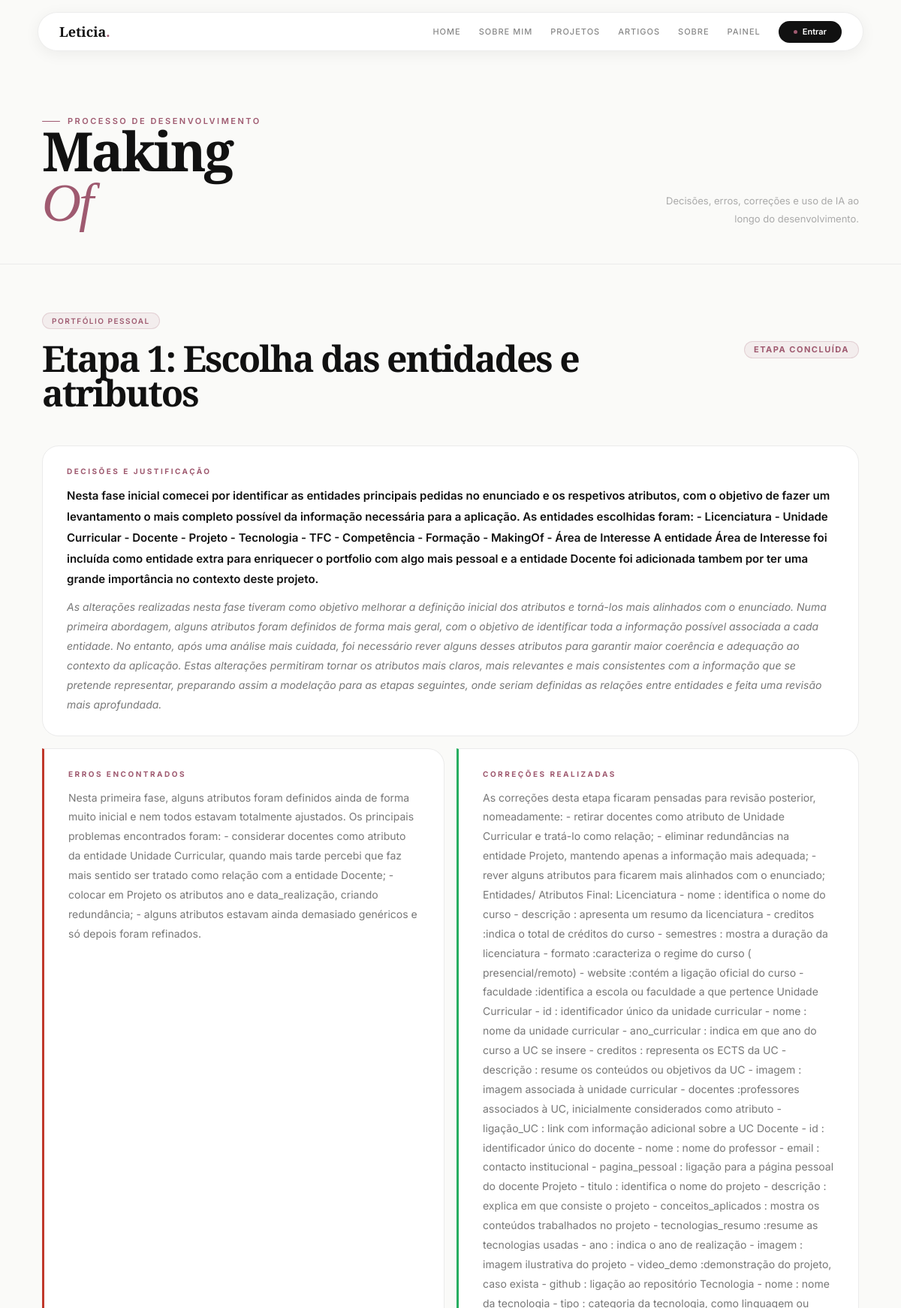
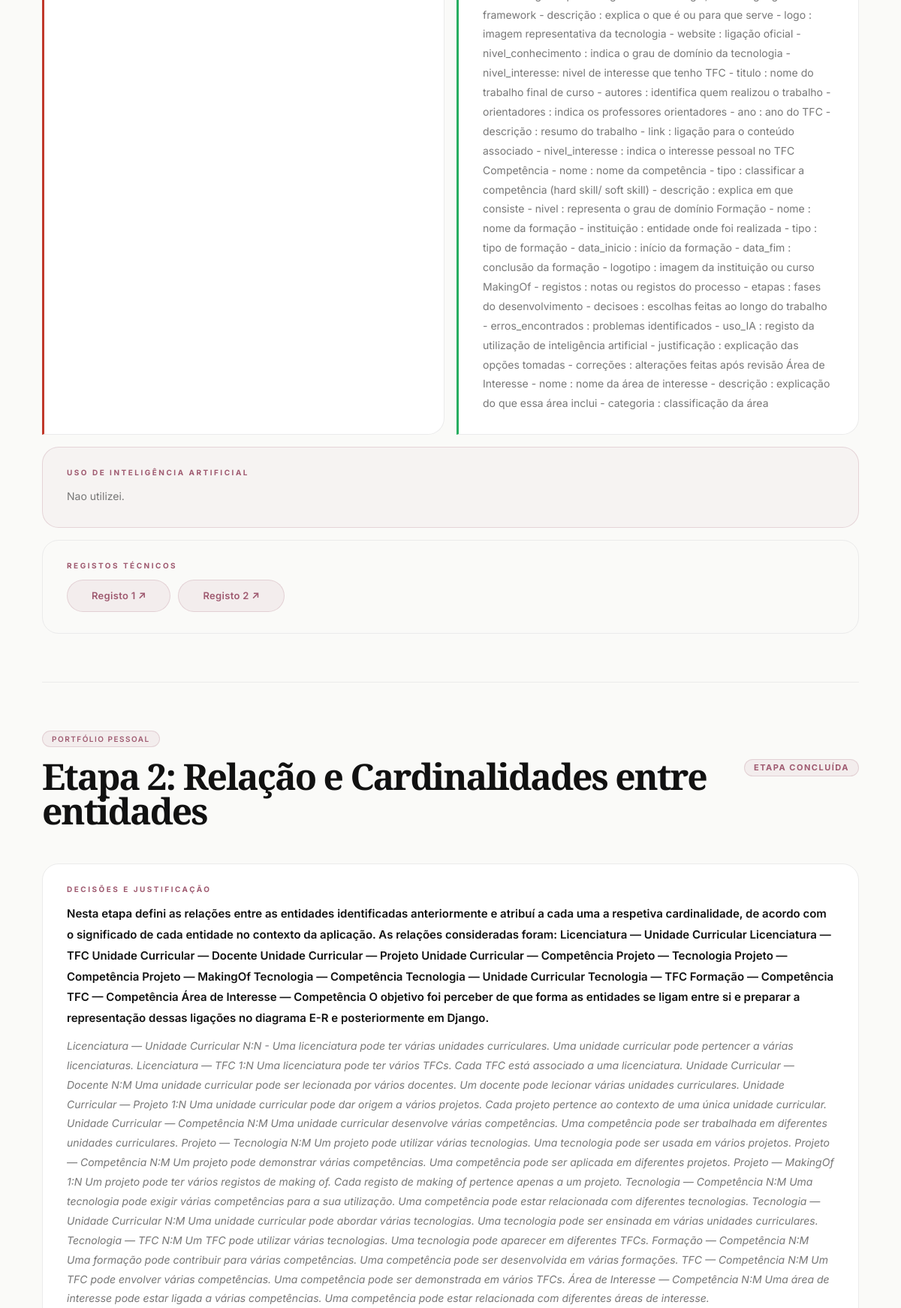
Page /makingofs/ (upper part) on the committed database (2 pictures, top to bottom).
### portfolioPWEB/models.py (models this page shows, shortened)
class MakingOf(models.Model):
    registo1 = models.FileField(upload_to='makingof/', blank=True, null=True)
    registo2 = models.FileField(upload_to='makingof/', blank=True, null=True)
    etapas = models.CharField(max_length=100)
    decisoes = models.TextField()
    erros_encontrados = models.TextField()
    correcoes = models.TextField()
    justificacao = models.TextField()
    uso_ia = models.TextField()
    projeto = models.ForeignKey(
        Projeto,
        on_delete=models.CASCADE,
        related_name='makingofs'
    )
    class Meta:
        verbose_name = "Making Of"
        verbose_name_plural = "Making Of"

class Projeto(models.Model):
    titulo = models.CharField(max_length=50)
    descricao = models.TextField()
    conceitos_aplicados = models.TextField()
    tecnologias_resumo = models.TextField()
    ano = models.IntegerField()
    imagem = models.ImageField(upload_to='projetos/', blank=True, null=True)
    video_demo = models.URLField(blank=True, null=True)
    github = models.URLField(blank=True, null=True)
    uc = models.ForeignKey(
        UnidadeCurricular,
        on_delete=models.CASCADE,
        related_name='projetos'
    )
    tecnologias = models.ManyToManyField(
        Tecnologia,
        related_name='projetos',
        blank=True
    )
    competencias = models.ManyToManyField(
        Competencia,
        related_name='projetos',
        blank=True
    )
    class Meta:
        verbose_name = "Projeto"
        verbose_name_plural = "Projetos"

### portfolioPWEB/views.py (the view)
# urls.py: path("makingofs/", views.makingofs_view, name="makingofs"),
def makingofs_view(request):
    makingofs = MakingOf.objects.select_related("projeto").all()
    return render(request, "portfolioPWEB/makingofs.html", {"makingofs": makingofs})

### portfolioPWEB/templates/portfolioPWEB/makingofs.html
{% extends "portfolioPWEB/base.html" %}
{% block content %}
<div class="page-header">
    <div>
        <div class="section-label">Processo de Desenvolvimento</div>
        <div class="page-header-title">Making<br><em>Of</em></div>
    </div>
    <p class="ph-desc">Decisões, erros, correções e uso de IA ao longo do desenvolvimento.</p>
</div>
{% if makingofs %}
<div class="mo-wrap">
    {% for m in makingofs %}
    <article class="mo-article">
        <div class="mo-article-header">
            <div class="mo-article-meta">
                <span class="tag">{{ m.projeto.titulo }}</span>
            </div>
            <h2 class="mo-article-title">{{ m.etapas }}</h2>
            <span class="etapa-badge">Etapa concluída</span>
        </div>
        <div class="mo-article-body">
            <div class="mo-block">
                <span class="mo-block-label">Decisões e Justificação</span>
                <p class="mo-block-decision">{{ m.decisoes }}</p>
                <p class="mo-block-justify">{{ m.justificacao }}</p>
            </div>
            <div class="mo-block-split">
                <div class="mo-block mo-block--error">
                    <span class="mo-block-label">Erros Encontrados</span>
                    <p>{{ m.erros_encontrados }}</p>
                </div>
                <div class="mo-block mo-block--success">
                    <span class="mo-block-label">Correções Realizadas</span>
                    <p>{{ m.correcoes }}</p>
                </div>
            </div>
            {% if m.uso_ia %}
            <div class="mo-block mo-block--ia">
                <span class="mo-block-label">Uso de Inteligência Artificial</span>
                <p>{{ m.uso_ia }}</p>
            </div>
            {% endif %}
            {% if m.registo1 or m.registo2 %}
            <div class="mo-block mo-block--files">
                <span class="mo-block-label">Registos Técnicos</span>
                <div class="mo-files">
                    {% if m.registo1 %}
                    <a href="{{ m.registo1.url }}" target="_blank" class="btn btn-ghost">Registo 1 ↗</a>
                    {% endif %}
                    {% if m.registo2 %}
                    <a href="{{ m.registo2.url }}" target="_blank" class="btn btn-ghost">Registo 2 ↗</a>
                    {% endif %}
                </div>
            </div>
            {% endif %}
        </div>
    </article>
    {% endfor %}
</div>
{% else %}
<div class="empty-state">
    <p style="font-family:var(--font-title);font-size:28px;font-weight:700;color:var(--rose);margin-bottom:8px;">Ainda sem registos</p>
    <p>Ainda não foram registados processos de Making Of.</p>
</div>
{% endif %}
{% endblock %}

### portfolioPWEB/static/portfolioPWEB/styles.css (style rules this page uses)
:root { --bg: #fafaf8; --bg-warm: #f5f0ea; --white: #ffffff; --text: #111111; --muted: #777777; --subtle: #aaaaaa; --line: #ebebeb; --line-soft: rgba(0,0,0,0.07); --rose: #9f5a70; --rose-light: #c88495; --rose-bg: rgba(159,90,112,0.08); --rose-border: rgba(159,90,112,0.20); --shadow-sm: 0 4px 20px rgba(0,0,0,0.06); --shadow-md: 0 8px 32px rgba(0,0,0,0.08); --shadow-lg: 0 24px 60px rgba(0,0,0,0.10); --shadow-rose: 0 12px 32px rgba(159,90,112,0.25); --r-sm: 10px; --r-md: 16px; --r-lg: 22px; --r-xl: 30px; --r-full: 999px; --font-title: 'Playfair Display', Georgia, serif; --font-body: 'Inter', system-ui, sans-serif; }
*, *::before, *::after { box-sizing: border-box; margin: 0; padding: 0; }
html { scroll-behavior: smooth; }
body { font-family: var(--font-body); background: var(--bg); color: var(--text); min-height: 100vh; overflow-x: hidden; line-height: 1; }
a { text-decoration: none; color: inherit; }
.btn, .btn-primary, .btn-outline, .btn-ghost, .btn-danger { display: inline-flex; align-items: center; justify-content: center; gap: 8px; padding: 14px 32px; border-radius: var(--r-full); border: none; font-family: var(--font-body); font-size: 13px; font-weight: 600; letter-spacing: .3px; cursor: pointer; text-decoration: none; transition: all .3s; white-space: nowrap; }
.btn-ghost { color: var(--rose); background: var(--rose-bg); border: 1px solid var(--rose-border); }
.section-label { display: inline-flex; align-items: center; gap: 10px; font-size: 11px; font-weight: 600; letter-spacing: 2.5px; text-transform: uppercase; color: var(--rose); }
.section-label::before { content: ''; display: block; width: 24px; height: 1.5px; background: var(--rose); border-radius: 1px; }
.tag, .page-tag { display: inline-flex; align-items: center; font-size: 10px; font-weight: 600; letter-spacing: 1.5px; text-transform: uppercase; color: var(--rose); background: var(--rose-bg); border: 1px solid var(--rose-border); padding: 5px 12px; border-radius: var(--r-full); }
.page-header { display: flex; align-items: flex-end; justify-content: space-between; gap: 24px; flex-wrap: wrap; padding: 64px 56px 48px; border-bottom: 1px solid var(--line); }
.page-header-title { font-family: var(--font-title); font-size: clamp(48px,6vw,80px); font-weight: 700; line-height: .92; letter-spacing: -3px; color: var(--text); }
.page-header-title em { font-style: italic; font-weight: 400; color: var(--rose); }
.ph-desc { font-size: 13px; line-height: 1.8; color: #aaa; max-width: 260px; text-align: right; }
.etapa-badge { display: inline-flex; font-size: 11px; font-weight: 700; letter-spacing: 1.5px; text-transform: uppercase; color: var(--rose); background: var(--rose-bg); border: 1px solid var(--rose-border); padding: 5px 12px; border-radius: var(--r-full); }
.mo-wrap { padding: 0 56px 80px; display: flex; flex-direction: column; }
.mo-article { border-bottom: 1px solid var(--line); padding: 64px 0; }
.mo-article-header { display: grid; grid-template-columns: 1fr auto; align-items: start; gap: 16px; margin-bottom: 48px; }
.mo-article-meta { grid-column: 1 / -1; }
.mo-article-title { font-family: var(--font-title); font-size: clamp(32px,4vw,52px); font-weight: 700; line-height: .95; letter-spacing: -2px; color: var(--text); align-self: end; }
.mo-article-body { display: flex; flex-direction: column; gap: 16px; }
.mo-block { background: var(--white); border: 1.5px solid var(--line); border-radius: var(--r-lg); padding: 28px 32px; }
.mo-block--error { border-left: 3px solid #c0392b; border-radius: 0 var(--r-lg) var(--r-lg) 0; }
.mo-block--success { border-left: 3px solid #27ae60; border-radius: 0 var(--r-lg) var(--r-lg) 0; }
.mo-block--ia { background: rgba(159,90,112,0.04); border-color: var(--rose-border); }
.mo-block--files { background: var(--bg); }
.mo-block-label { display: block; font-size: 10px; font-weight: 700; letter-spacing: 2.5px; text-transform: uppercase; color: var(--rose); margin-bottom: 14px; }
.mo-block p { font-size: 14px; line-height: 1.85; color: var(--muted); }
.mo-block-decision { font-size: 15px !important; font-weight: 600; color: var(--text) !important; margin-bottom: 10px; }
.mo-block-justify { font-style: italic; }
.mo-block-split { display: grid; grid-template-columns: 1fr 1fr; gap: 16px; }
.mo-files { display: flex; gap: 10px; flex-wrap: wrap; }

### rows in the picture
MakingOf: projeto.titulo "PORTFÓLIO PESSOAL", etapas "Etapa 1: Escolha das entidades e atributos", decisoes "Nesta fase inicial comecei por identificar as entidades principais pedidas no enunciado e os respetivos atributos, com o objetivo de fazer um levantamento o mais completo possível da informação necessária para a aplicação. As entidades escolhidas foram: - Licenciatura - Unidade Curricular - Docente - Projeto - Tecnologia - TFC - Competência - Formação - MakingOf - Área de Interesse A entidade Área de Interesse foi incluída como entidade extra para enriquecer o portfolio com algo mais pessoal e a entidade Docente foi adicionada tambem por ter uma grande importância no contexto deste projeto.", justificacao "As alterações realizadas nesta fase tiveram como objetivo melhorar a definição inicial dos atributos e torná-los mais alinhados com o enunciado. Numa primeira abordagem, alguns atributos foram definidos de forma mais geral, com o objetivo de identificar toda a informação possível associada a cada entidade. No entanto, após uma análise mais cuidada, foi necessário rever alguns desses atributos para garantir maior coerência e adequação ao contexto da aplicação. Estas alterações permitiram tornar os atributos mais claros, mais relevantes e mais consistentes com a informação que se pretende representar, preparando assim a modelação para as etapas seguintes, onde seriam definidas as relações…", erros_encontrados "Nesta primeira fase, alguns atributos foram definidos ainda de forma muito inicial e nem todos estavam totalmente ajustados. Os principais problemas encontrados foram: - considerar docentes como atributo da entidade Unidade Curricular, quando mais tarde percebi que faz mais sentido ser tratado como relação com a entidade Docente; - colocar em Projeto os atributos ano e data_realização, criando redundância; - alguns atributos estavam ainda demasiado genéricos e só depois foram refinados.", correcoes "As correções desta etapa ficaram pensadas para revisão posterior, nomeadamente: - retirar docentes como atributo de Unidade Curricular e tratá-lo como relação; - eliminar redundâncias na entidade Projeto, mantendo apenas a informação mais adequada; - rever alguns atributos para ficarem mais alinhados com o enunciado; Entidades/ Atributos Final: Licenciatura - nome : identifica o nome do curso - descrição : apresenta um resumo da licenciatura - creditos :indica o total de créditos do curso - semestres : mostra a duração da licenciatura - formato :caracteriza o regime do curso ( presencial/remoto) - website :contém a ligação oficial do curso - faculdade :identifica a escola ou faculdade a que…", uso_ia "Nao utilizei."
MakingOf: projeto.titulo "PORTFÓLIO PESSOAL", etapas "Etapa 2: Relação e Cardinalidades entre entidades", decisoes "Nesta etapa defini as relações entre as entidades identificadas anteriormente e atribuí a cada uma a respetiva cardinalidade, de acordo com o significado de cada entidade no contexto da aplicação. As relações consideradas foram: Licenciatura — Unidade Curricular Licenciatura — TFC Unidade Curricular — Docente Unidade Curricular — Projeto Unidade Curricular — Competência Projeto — Tecnologia Projeto — Competência Projeto — MakingOf Tecnologia — Competência Tecnologia — Unidade Curricular Tecnologia — TFC Formação — Competência TFC — Competência Área de Interesse — Competência O objetivo foi perceber de que forma as entidades se ligam entre si e preparar a representação dessas ligações no…", justificacao "Licenciatura — Unidade Curricular N:N - Uma licenciatura pode ter várias unidades curriculares. Uma unidade curricular pode pertencer a várias licenciaturas. Licenciatura — TFC 1:N Uma licenciatura pode ter vários TFCs. Cada TFC está associado a uma licenciatura. Unidade Curricular — Docente N:M Uma unidade curricular pode ser lecionada por vários docentes. Um docente pode lecionar várias unidades curriculares. Unidade Curricular — Projeto 1:N Uma unidade curricular pode dar origem a vários projetos. Cada projeto pertence ao contexto de uma única unidade curricular. Unidade Curricular — Competência N:M Uma unidade curricular desenvolve várias competências. Uma competência pode ser…"
